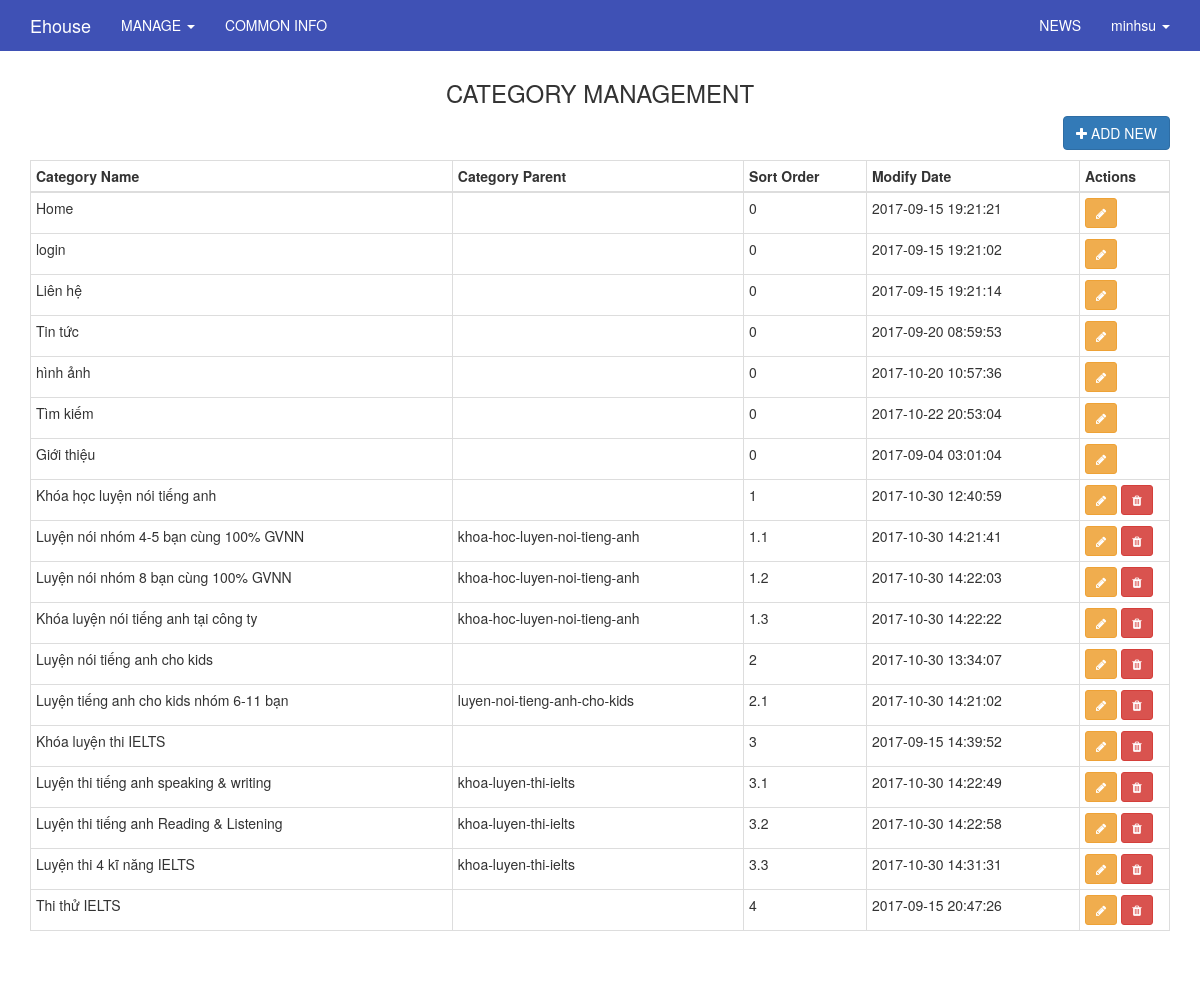
Screenshot of /index.php/admin/category (signed in) with the database file from the repository.
### tables this page shows
CREATE TABLE `users` (
  `id` int(11) UNSIGNED NOT NULL,
  `ip_address` varchar(15) NOT NULL,
  `username` varchar(100) NOT NULL,
  `password` varchar(255) NOT NULL,
  `salt` varchar(255) DEFAULT NULL,
  `email` varchar(100) NOT NULL,
  `activation_code` varchar(40) DEFAULT NULL,
  `forgotten_password_code` varchar(40) DEFAULT NULL,
  `forgotten_password_time` int(11) UNSIGNED DEFAULT NULL,
  `remember_code` varchar(40) DEFAULT NULL,
  `created_on` int(11) UNSIGNED NOT NULL,
  `last_login` int(11) UNSIGNED DEFAULT NULL,
  `active` tinyint(1) UNSIGNED DEFAULT NULL,
  `first_name` varchar(50) DEFAULT NULL,
  `last_name` varchar(50) DEFAULT NULL,
  `company` varchar(100) DEFAULT NULL,
  `birth_day` varchar(50) NOT NULL,
  `phone` varchar(20) DEFAULT NULL,
  `address` varchar(255) DEFAULT NULL,
  `profile` text,
  `modified_date` datetime DEFAULT NULL
);

CREATE TABLE `category` (
  `id` varchar(100) NOT NULL,
  `name` varchar(255) NOT NULL,
  `description` text,
  `content` text,
  `content2` text,
  `content3` text,
  `content4` text,
  `url` varchar(255) DEFAULT NULL,
  `parent` varchar(100) DEFAULT NULL,
  `level` int(2) DEFAULT '0',
  `sort_order` varchar(20) NOT NULL,
  `meta_keyword` varchar(255) DEFAULT NULL,
  `meta_description` varchar(255) DEFAULT NULL,
  `modified_date` datetime DEFAULT NULL
);

### application/core/MY_Controller.php (called while the page is built, shortened)
<?php
class MY_Controller extends CI_Controller {
	protected function render($the_view = NULL, $template = 'master')
	{
		if($template == 'json' || $this->input->is_ajax_request())
		{
			header('Content-Type: application/json');
			echo json_encode($this->data);
		}
		else if(is_null($template))
		{
			$this->load->view($the_view, $this->data);
		}else
		{
			$this->data['the_view_content'] = (is_null($the_view)) ? '' : $this->load->view($the_view, $this->data, TRUE);
			$this->load->view('templates/' . $template . '_view', $this->data);
		}
	}
}
class Admin_Controller extends MY_Controller
{
	function __construct()
	{
		$current_user = $this->ion_auth->user()->row();
	}
	protected function render($the_view = NULL, $template = 'admin_master')
	{
		parent::render($the_view, $template);
	}
}

### application/controllers/admin/Category.php (called while the page is built, shortened)
<?php
class Category extends Admin_Controller
{
    function __construct()
    {
        parent::__construct();
    }
    public function index()
    {
        $input['order'] = array('sort_order', 'ASC');
        $this->data['items'] = $this->category_model->get_list($input);
        $this->render('admin/category/index_view');
    }
}

### index.php (called while the page is built, shortened)
<?php
require_once BASEPATH.'core/CodeIgniter.php';

### application/models/Category_model.php (called while the page is built, shortened)
<?php
class Category_model extends MY_Model
{
    public function __construct()
    {
        $this->table = 'category';
    }
}

### application/core/MY_Model.php (called while the page is built, shortened)
<?php if ( ! defined('BASEPATH')) exit('No direct script access allowed');
class MY_Model extends CI_Model {
    var $table = '';
    var $key = 'id';
    var $order = '';
    function get_list($input = array())
    {
        $query = $this->db->get($this->table);
        return $query->result();
    }
    protected function get_list_set_input($input = array())
    {
        if (isset($input['order'][0]) && isset($input['order'][1]))
        {
            $this->db->order_by($input['order'][0], $input['order'][1]);
        }
        else
        {
            $order = ($this->order == '') ? array($this->table.'.'.$this->key, 'desc') : $this->order;
            $this->db->order_by($order[0], $order[1]);
        }
    }
}
?>

### application/libraries/Ion_auth.php (called while the page is built, shortened)
<?php  if ( ! defined('BASEPATH')) exit('No direct script access allowed');
class Ion_auth
{
    public $_cache_user_in_group;
    public function __construct()
    {
        $this->_cache_user_in_group =& $this->ion_auth_model->_cache_user_in_group;
        $this->ion_auth_model->trigger_events('library_constructor');
    }
    public function __call($method, $arguments)
    {
        return call_user_func_array( array($this->ion_auth_model, $method), $arguments);
    }
    public function __get($var)
    {
        return get_instance()->$var;
    }
    public function logged_in()
    {
        $this->ion_auth_model->trigger_events('logged_in');
        return (bool) $this->session->userdata('identity');
    }
    public function in_group($check_group, $id=false, $check_all = false)
    {
        $this->ion_auth_model->trigger_events('in_group');
        $id || $id = $this->session->userdata('user_id');
        if (!is_array($check_group))
        {
            $check_group = array($check_group);
        }
        if (isset($this->_cache_user_in_group[$id]))
        {
            $groups_array = $this->_cache_user_in_group[$id];
        }
        else
        {
            $users_groups = $this->ion_auth_model->get_users_groups($id)->result();
            $groups_array = array();
            foreach ($users_groups as $group)
            {
                $groups_array[$group->id] = $group->name;
            }
            $this->_cache_user_in_group[$id] = $groups_array;
        }
        foreach ($check_group as $key => $value)
        {
            $groups = (is_string($value)) ? $groups_array : array_keys($groups_array);
            if (in_array($value, $groups) xor $check_all)
            {
                return !$check_all;
            }
        }
        return $check_all;
    }
}

### application/libraries/Session.php (called while the page is built, shortened)
<?php if ( ! defined('BASEPATH')) exit('No direct script access allowed');
class Session
{
    protected $sess_namespace = '';
    protected $store = array();
     private function initialize()
     {
        if (isset($_SESSION[$this->sess_namespace]) ) {
            $this->store = $_SESSION[$this->sess_namespace];
        }
        $destroy = false;
        if (!$destroy) {
            return;
        }
    }
    public function userdata($value)
    {
        if (isset($this->store[$value])) {
            return $this->store[$value];
        } else {
            return false;
        }
    }
    public function set_userdata($data = array(), $value = '')
    {
        if (is_string($data)) {
            $data = array($data => $value);
        }
        foreach ($data as $key => $val) {
            $this->store[$key] = $val;
        }
    }
}

### application/models/Ion_auth_model.php (called while the page is built, shortened)
<?php  if ( ! defined('BASEPATH')) exit('No direct script access allowed');
class Ion_auth_model extends CI_Model
{
    public $tables = array();
    public $_ion_where = array();
    public $_ion_select = array();
    public $_ion_limit = NULL;
    public $_ion_offset = NULL;
    public $_ion_order_by = NULL;
    public $_ion_order = NULL;
    protected $response = NULL;
    public function __construct()
    {
        $this->config->load('ion_auth', TRUE);
        $this->tables  = $this->config->item('tables', 'ion_auth');
    }
    public function limit($limit)
    {
        $this->_ion_limit = $limit;
        return $this;
    }
    public function where($where, $value = NULL)
    {
        if (!is_array($where))
        {
            $where = array($where => $value);
        }
        array_push($this->_ion_where, $where);
        return $this;
    }
    public function order_by($by, $order='desc')
    {
        $this->_ion_order_by = $by;
        $this->_ion_order    = $order;
        return $this;
    }
    public function row()
    {
        $row = $this->response->row();
        return $row;
    }
    public function users($groups = NULL)
    {
        if (isset($this->_ion_select) && !empty($this->_ion_select))
        {
            foreach ($this->_ion_select as $select)
            {
                $this->db->select($select);
            }
            $this->_ion_select = array();
        }
        else
        {
            $this->db->select(array(
                $this->tables['users'].'.*',
                $this->tables['users'].'.id as id',
                $this->tables['users'].'.id as user_id'
            ));
        }
        if (isset($this->_ion_where) && !empty($this->_ion_where))
        {
            foreach ($this->_ion_where as $where)
            {
                $this->db->where($where);
            }
            $this->_ion_where = array();
        }
        if (isset($this->_ion_limit) && isset($this->_ion_offset))
        {
            $this->db->limit($this->_ion_limit, $this->_ion_offset);
            $this->_ion_limit  = NULL;
            $this->_ion_offset = NULL;
        }
        else if (isset($this->_ion_limit))
        {
            $this->db->limit($this->_ion_limit);
            $this->_ion_limit  = NULL;
        }
        if (isset($this->_ion_order_by) && isset($this->_ion_order))
        {
            $this->db->order_by($this->_ion_order_by, $this->_ion_order);
            $this->_ion_order    = NULL;
            $this->_ion_order_by = NULL;
        }
        $this->response = $this->db->get($this->tables['users']);
        return $this;
    }
    public function user($id = NULL)
    {
        $id = isset($id) ? $id : $this->session->userdata('user_id');
        $this->users();
        return $this;
    }
}

### application/views/admin/category/index_view.php (the view, shortened to what this page needs)
<div class="container" style="margin-top:0px;">
    <div class="row">
        <div class="col-lg-12">
            <h3 class="text-center">CATEGORY MANAGEMENT</h3>
        </div>
    </div>
    <div class="row">
        <div class="col-xs-12">
            <a href="<?php echo base_url('admin/category/create') ?>"><button class="btn btn-primary btn-md pull-right"><li class="fa fa-plus"></li> ADD NEW</button></a>
        </div>
    </div>
    <div class="row">
        <div class="col-lg-12" style="margin-top: 10px;">
            <?php
            echo '<table class="table table-hover table-bordered table-condensed">';
            echo '<thead>';
            echo '<tr>';
            echo '<th>Category Name</th>';
            echo '<th>Category Parent</th>';
            echo '<th>Sort Order</th>';
            echo '<th>Modify Date</th>';
            echo '<th style="width: 90px !important">Actions</th>';
            echo '</tr>';
            echo '</thead>';
            echo '<tbody>';
            if(!empty($items))
            {
                foreach($items as $item)
                {
                    echo '<tr>';
                    echo '<td>'.$item->name.'</td>';
                    echo '<td>'.$item->parent.'</td>';
                    echo '<td>'.$item->sort_order.'</td>';
                    echo '<td>'.$item->modified_date.'</td>';
                    echo '<td>';
                    echo '<a href="'.base_url("admin/").'category/edit/'.$item->id.'" style="color:#fff"><button class="btn btn-sm btn-warning"><li class="fa fa-pencil"></li></button></a> ';
                    if($item->level != -1){
                        echo '<a href="'.base_url("admin/").'category/delete/'.$item->id.'" style="color:#fff" onclick="return confirm(\'Bạn chắc chắn muốn xóa ?\')"><button class="btn btn-sm btn-danger"><li class="fa fa-trash"></li></button></a>';
                    }
                    ?>
                    <?php
                    echo '</td>';
                    echo '</tr>';
                }
            }
            echo '</tbody>';
            echo '</table>';
            echo '<nav><ul class="pagination">';
            echo '</ul></nav>';
            ?>
        </div>
    </div>
</div>

### application/views/templates/_parts/admin_master_header_view.php (shortened to what this page needs)
    <!DOCTYPE html>
<html>
    <head>
    </head>
<body>
<?php
if($this->ion_auth->logged_in()) {
    ?>
    <nav class="navbar navbar-inverse navbar-fixed-top">
        <div class="container">
            <div class="navbar-header">
                <a class="navbar-brand"
                   href="<?php echo base_url(); ?>" target="_new"><?php echo 'Ehouse'?></a>
            </div>
            <div id="navbar" class="collapse navbar-collapse">
                <ul class="nav navbar-nav">
                    <li class="dropdown">
                        <a href="#" class="dropdown-toggle" data-toggle="dropdown" role="button" aria-expanded="false">MANAGE <span class="caret"></span></a>
                    </li>
                    <li><?php echo anchor('admin/website/index','COMMON INFO');?></li>
                </ul>
                <ul class="nav navbar-nav navbar-right">
                    <li><?php echo anchor('admin/news/index','NEWS');?></li>
                    <li class="dropdown">
                        <a href="#" class="dropdown-toggle" data-toggle="dropdown" role="button" aria-expanded="false"><?php echo $this->ion_auth->user()->row()->username;?> <span class="caret"></span></a>
                    </li>
                </ul>
            </div>
        </div>
    </nav>
<?php
}
?>

### public/css/admin.css (style rules this page uses)
.navbar-inverse { background-color: #3F51B5; border-color: #3F51B5; border-radius: inherit; }
.navbar-inverse .navbar-nav>li>a { color: white; }
.navbar-inverse .navbar-brand { color: white; }

### rows the page displays
users: id+username "minhsu"
category: name "Home", sort_order "0", modified_date "2017-09-15 19:21:21"
category: name "login", sort_order "0", modified_date "2017-09-15 19:21:02"
category: name "Liên hệ", sort_order "0", modified_date "2017-09-15 19:21:14"
category: name "Tin tức", sort_order "0", modified_date "2017-09-20 08:59:53"
category: name "hình ảnh", sort_order "0", modified_date "2017-10-20 10:57:36"
category: name "Tìm kiếm", sort_order "0", modified_date "2017-10-22 20:53:04"
category: name "Giới thiệu", sort_order "0", modified_date "2017-09-04 03:01:04"
category: name "Khóa học luyện nói tiếng anh", sort_order "1", modified_date "2017-10-30 12:40:59"
category: name "Luyện nói nhóm 4-5 bạn cùng 100% GVNN", parent "khoa-hoc-luyen-noi-tieng-anh", sort_order "1.1", modified_date "2017-10-30 14:21:41"
category: name "Luyện nói nhóm 8 bạn cùng 100% GVNN", parent "khoa-hoc-luyen-noi-tieng-anh", sort_order "1.2", modified_date "2017-10-30 14:22:03"
category: name "Khóa luyện nói tiếng anh tại công ty", parent "khoa-hoc-luyen-noi-tieng-anh", sort_order "1.3", modified_date "2017-10-30 14:22:22"
category: name "Luyện nói tiếng anh cho kids", sort_order "2", modified_date "2017-10-30 13:34:07"
category: name "Luyện tiếng anh cho kids nhóm 6-11 bạn", parent "luyen-noi-tieng-anh-cho-kids", sort_order "2.1", modified_date "2017-10-30 14:21:02"
category: name "Khóa luyện thi IELTS", sort_order "3", modified_date "2017-09-15 14:39:52"
category: name "Luyện thi tiếng anh speaking & writing", parent "khoa-luyen-thi-ielts", sort_order "3.1", modified_date "2017-10-30 14:22:49"
category: name "Luyện thi tiếng anh Reading & Listening", parent "khoa-luyen-thi-ielts", sort_order "3.2", modified_date "2017-10-30 14:22:58"
category: name "Luyện thi 4 kĩ năng IELTS", parent "khoa-luyen-thi-ielts", sort_order "3.3", modified_date "2017-10-30 14:31:31"
category: name "Thi thử IELTS", sort_order "4", modified_date "2017-09-15 20:47:26"

### other values shown
anchor('admin/website/index','COMMON INFO') "COMMON INFO"
anchor('admin/news/index','NEWS') "NEWS"
